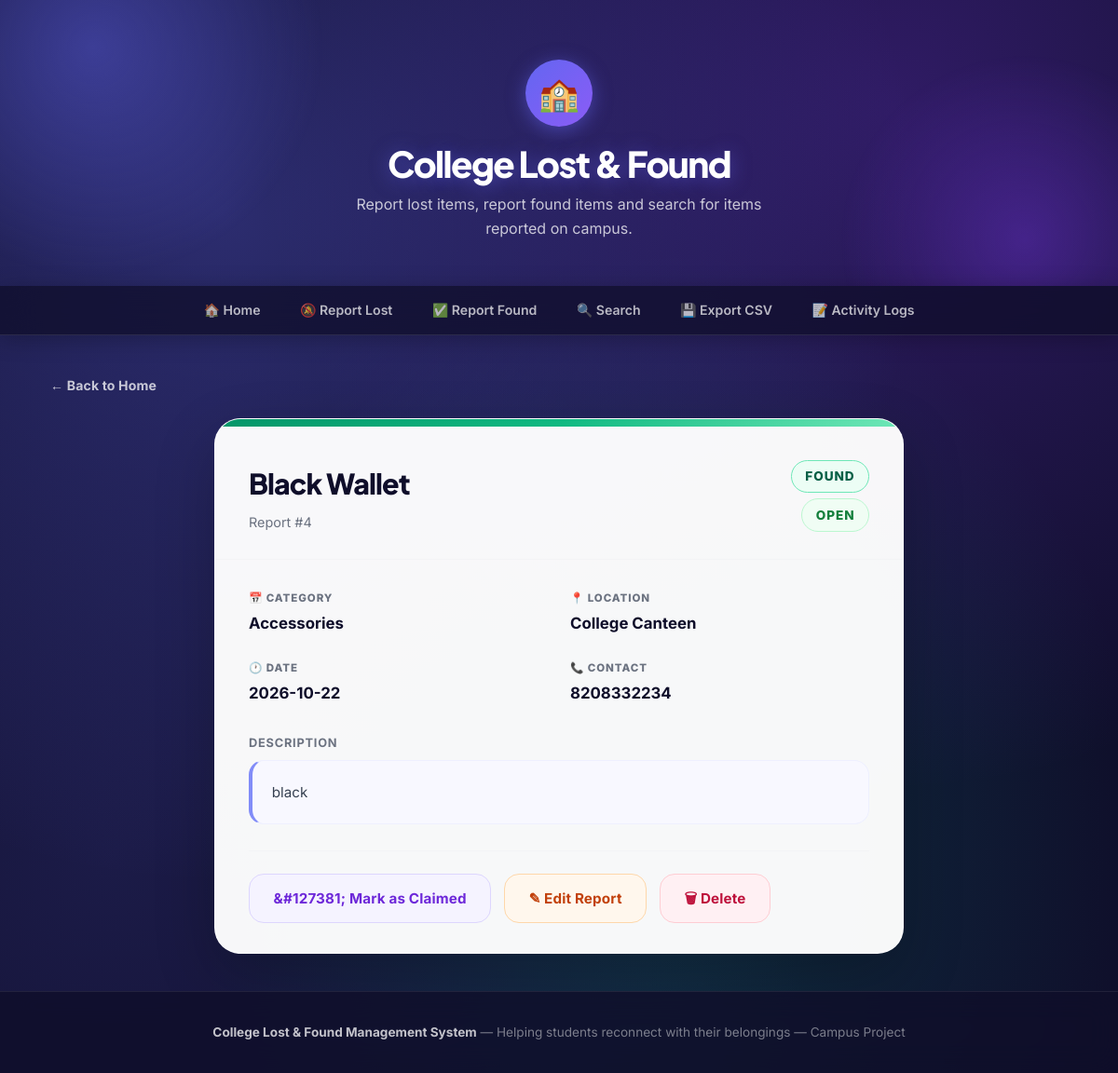
Screenshot of /item/4 with the database file from the repository.
### tables this page shows
CREATE TABLE items (
            id INTEGER PRIMARY KEY AUTOINCREMENT,
            item_type TEXT NOT NULL,
            item_name TEXT NOT NULL,
            category TEXT NOT NULL,
            location TEXT NOT NULL,
            date TEXT NOT NULL,
            description TEXT
        , contact TEXT, status TEXT NOT NULL DEFAULT 'Open');

### app.py (the view)
@app.route("/item/<int:id>")
def item_detail(id):
    conn = None
    try:                                            # EXCEPTION HANDLING
        conn = get_db_connection()
        item = conn.execute("SELECT * FROM items WHERE id=?", (id,)).fetchone()
        if item is None:
            flash("Item not found.", "error")
            return redirect(url_for("home"))
        return render_template("item_detail.html", item=item)
    except Exception as e:                          # EXCEPTION HANDLING
        flash(f"Error fetching item: {str(e)}", "error")
        return redirect(url_for("home"))
    finally:                                        # EXCEPTION HANDLING
        if conn:
            conn.close()

### app.py (called while the page is built)
def get_db_connection():
    conn = sqlite3.connect("database.db")
    conn.row_factory = sqlite3.Row
    return conn

### templates/item_detail.html (shortened to what this page needs)
{% extends "base.html" %}
{% block content %}
<a href="{{ url_for('home') }}" class="back-link">&#8592; Back to Home</a>
<div class="detail-card">
    <div class="card-strip {{ 'lost' if item['item_type'] == 'Lost' else 'found' }}" style="height:8px;"></div>
    <div class="detail-header">
        <div>
            <h1 class="detail-title">{{ item['item_name'] }}</h1>
            <p style="color:var(--text-muted);font-size:.9rem;margin-top:.3rem;">Report #{{ item['id'] }}</p>
        </div>
        <div class="badge-group">
            <span class="badge {{ 'badge-lost' if item['item_type'] == 'Lost' else 'badge-found' }}" style="font-size:.85rem;padding:.35rem .9rem;">
                {{ item['item_type'] }}
            </span>
            <span class="badge {{ 'badge-claimed' if item['status'] == 'Claimed' else 'badge-open' }}" style="font-size:.85rem;padding:.35rem .9rem;">
                {{ item['status'] }}
            </span>
        </div>
    </div>
    <div class="detail-body">
        <div class="detail-grid">
            <div class="detail-field">
                <span class="detail-field-label">&#128197; Category</span>
                <span class="detail-field-value">{{ item['category'] }}</span>
            </div>
            <div class="detail-field">
                <span class="detail-field-label">&#128205; Location</span>
                <span class="detail-field-value">{{ item['location'] }}</span>
            </div>
            <div class="detail-field">
                <span class="detail-field-label">&#128336; Date</span>
                <span class="detail-field-value">{{ item['date'] }}</span>
            </div>
            <div class="detail-field">
                <span class="detail-field-label">&#128222; Contact</span>
                <span class="detail-field-value">{{ item['contact'] if item['contact'] else '—' }}</span>
            </div>
        </div>
        {% if item['description'] %}
            <p style="font-weight:700;font-size:.8rem;text-transform:uppercase;letter-spacing:.06em;color:var(--text-muted);margin-bottom:.5rem;">Description</p>
            <div class="detail-description">{{ item['description'] }}</div>
        {% endif %}
        <div class="detail-actions">
            <a href="{{ url_for('mark_claimed', id=item['id']) }}" class="btn btn-claim btn-lg {{ 'claimed' if item['status'] == 'Claimed' }}">
                {{ '&#10003; Mark as Open' if item['status'] == 'Claimed' else '&#127381; Mark as Claimed' }}
            </a>
            <a href="{{ url_for('edit', id=item['id']) }}" class="btn btn-edit btn-lg">&#9998; Edit Report</a>
            <a href="{{ url_for('delete', id=item['id']) }}" class="btn btn-delete btn-lg"
               onclick="return confirm('Delete this report permanently?')">&#128465; Delete</a>
        </div>
    </div>
</div>
{% endblock %}

### rows the page displays
items: item_name "Black Wallet", id "4", item_type "FOUND", status "OPEN", category "Accessories", location "College Canteen", date "2026-10-22", contact "8208332234", description "black", status "&#127381; Mark as Claimed"
